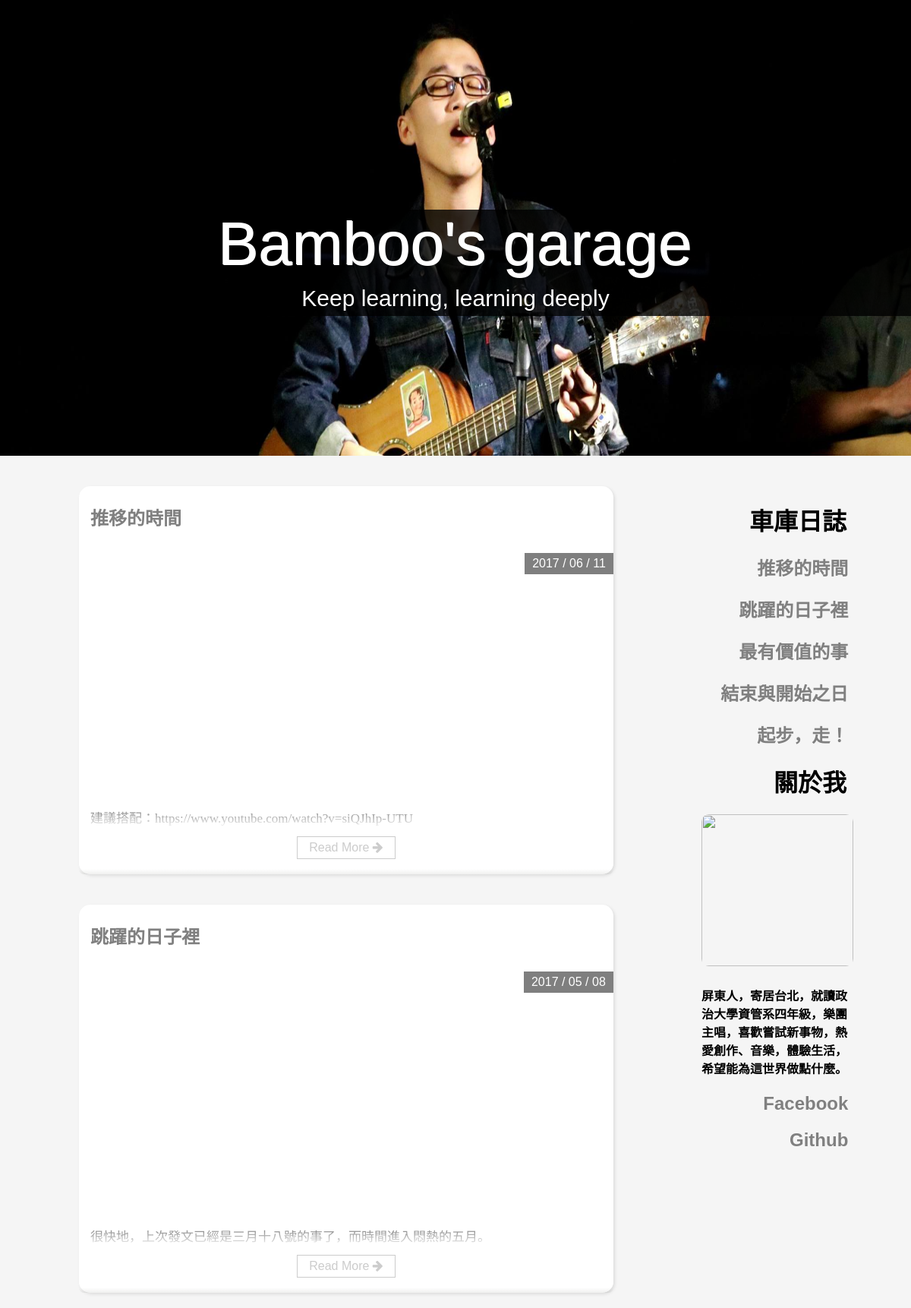
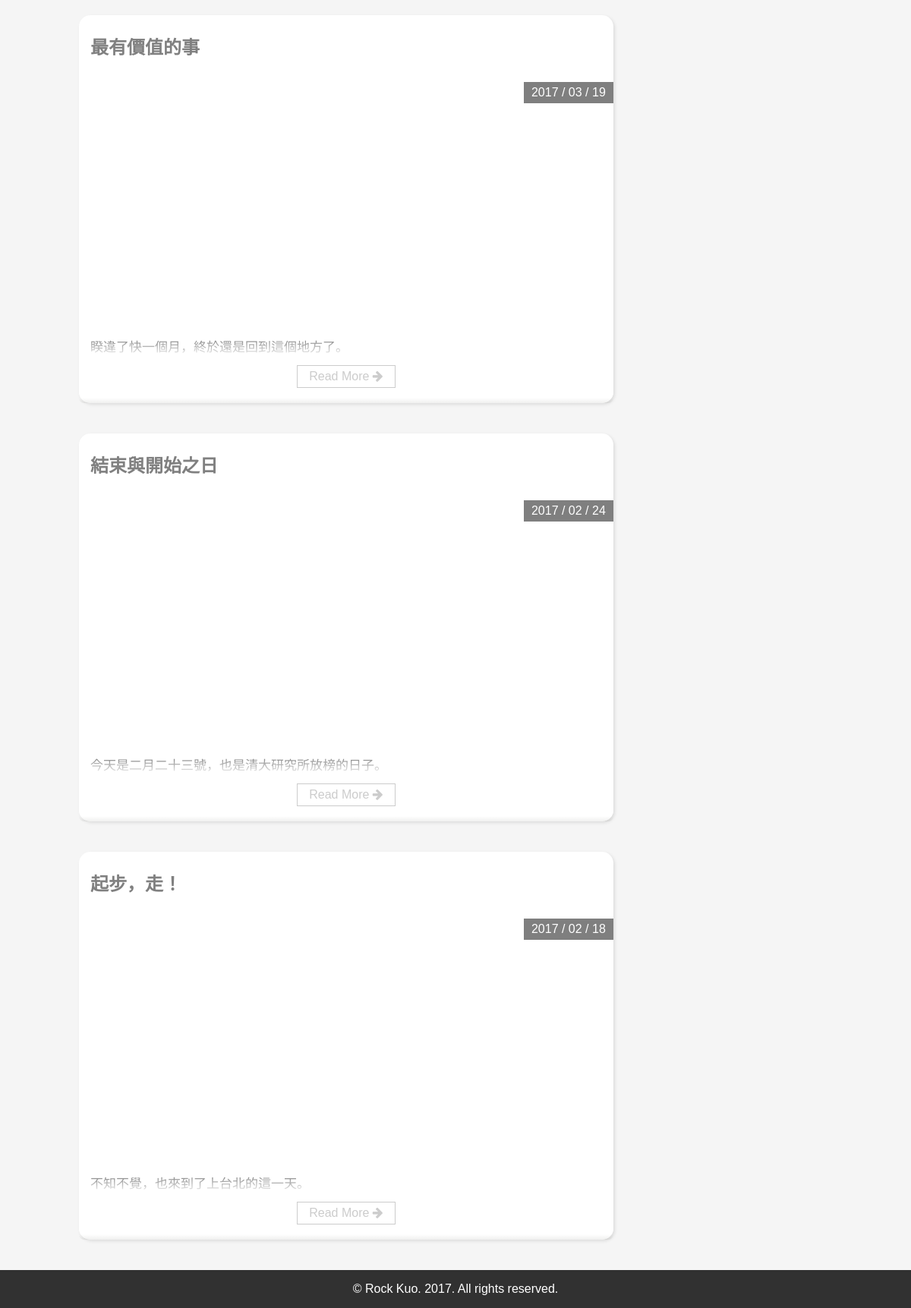
The page / on the database its author committed (2 pictures, top to bottom).
### blog/models.py (models this page shows, shortened)
class Post(models.Model): #定義object
    id = models.AutoField(auto_created=True, primary_key=True, serialize=False, verbose_name='ID')
    title = models.CharField(max_length=200) #標題
    text = models.TextField() #文章內容
    photo = models.URLField(blank=True)
    created_date = models.DateTimeField( #發文日期
            default=timezone.now)

### blog/views.py (the view)
# urls.py: 2. Add a URL to urlpatterns:  url(r'^$', views.home, name='home')
def home(request):
    post_list = Post.objects.all()
    return render(request, 'home.html', {
        'post_list': post_list,
    })

### templates/home.html (shortened to what this page needs)
{% load staticfiles %}
<!DOCTYPE html>
<html>
<head>
    <link href="//maxcdn.bootstrapcdn.com/font-awesome/4.2.0/css/font-awesome.min.css" rel="stylesheet" type="text/css">
    <link href="{% static 'css/home.css' %}" rel="stylesheet" type="text/css">
</head>
<body>
    <div class="header">
        <br><br><br>
        <p class="site-title ">
            <a href="/">Bamboo's garage</a>
        </p>
        <p class="site-title2 ">Keep learning, learning deeply</p>
    </div>
    <div class="container">
		<div class="post_list">
    	<div class="post_heading " align="right">
    		<div class="others">
            <h1>車庫日誌&nbsp;</h1>
                    {% for post in post_list reversed%}
        	        <h2 class="title">
    				<a href="{% url 'post_detail' pk=post.pk %}">{{ post.title }}&nbsp;</a>
					</h2>
					{% endfor %}
			<h1>關於我&nbsp; </h1>
					<img class="selfphoto" src="https://scontent.ftpe4-2.fna.fbcdn.net/v/t1.0-9/14595660_1204322452959403_2305618692265055290_n.jpg?oh=3aed517536d8cf812aaad54c0c1b05e3&oe=5948E951" alt="">
					<h4 class="intro" align="left">屏東人，寄居台北，就讀政治大學資管系四年級，樂團主唱，喜歡嘗試新事物，熱愛創作、音樂，體驗生活，希望能為這世界做點什麼。</h4>
					<h2 class="title">
    				<a href="https://www.facebook.com/profile.php?id=100001449795039" target="_blank">Facebook&nbsp;</a>
					</h2>
					<h2 class="title">
    				<a href="https://github.com/rockmk2013/" target="_blank">Github&nbsp;</a><br>
					</h2>
			</div>
        </div>
        </div>
        {% for post in post_list reversed %}
        <div class="post-wrapper">
            <div class="post">
                <div class="post-heading">
                    <h2 class="title">
    				<a href="{% url 'post_detail' pk=post.pk %}">{{ post.title }}</a>
                    <hr class="fancy-line">
					</h2>
                    <div class="date">{{ post.created_date|date:"Y / m / d" }}
                    </div>
                </div>
                {% if post.photo %}
                <div class="thumbnail">
                </div>
                {% else %}
                <div class="thumbnail thumbnail-default"></div>
                {% endif %}
                <div class="post-content read-more-block">
                    {{ post.text|linebreaks }}
                </div>
                <div class="post-footer">
                    <a class="read-more" href="{% url 'post_detail' pk=post.pk %}">
    				Read More <i class="fa fa-arrow-right"></i>
					</a>
                </div>
            </div>
        </div>
        {% endfor %}
    </div>
    <div class="reserved" align="center">
    	<p  style="font-size: 16px ;color: white;">© Rock Kuo. 2017. All rights reserved.</p>
    </div>
</body>
</html>

### rows shown on the page
Post: title "推移的時間", created_date "2017 / 06 / 11", text "建議搭配：https://www.youtube.com/watch?v=siQJhIp-UTU"
Post: title "跳躍的日子裡", created_date "2017 / 05 / 08", text "很快地，上次發文已經是三月十八號的事了，而時間進入悶熱的五月。"
Post: title "最有價值的事", created_date "2017 / 03 / 19", text "睽違了快一個月，終於還是回到這個地方了。"
Post: title "結束與開始之日", created_date "2017 / 02 / 24", text "今天是二月二十三號，也是清大研究所放榜的日子。"
Post: title "起步，走！", created_date "2017 / 02 / 18", text "不知不覺，也來到了上台北的這一天。"
